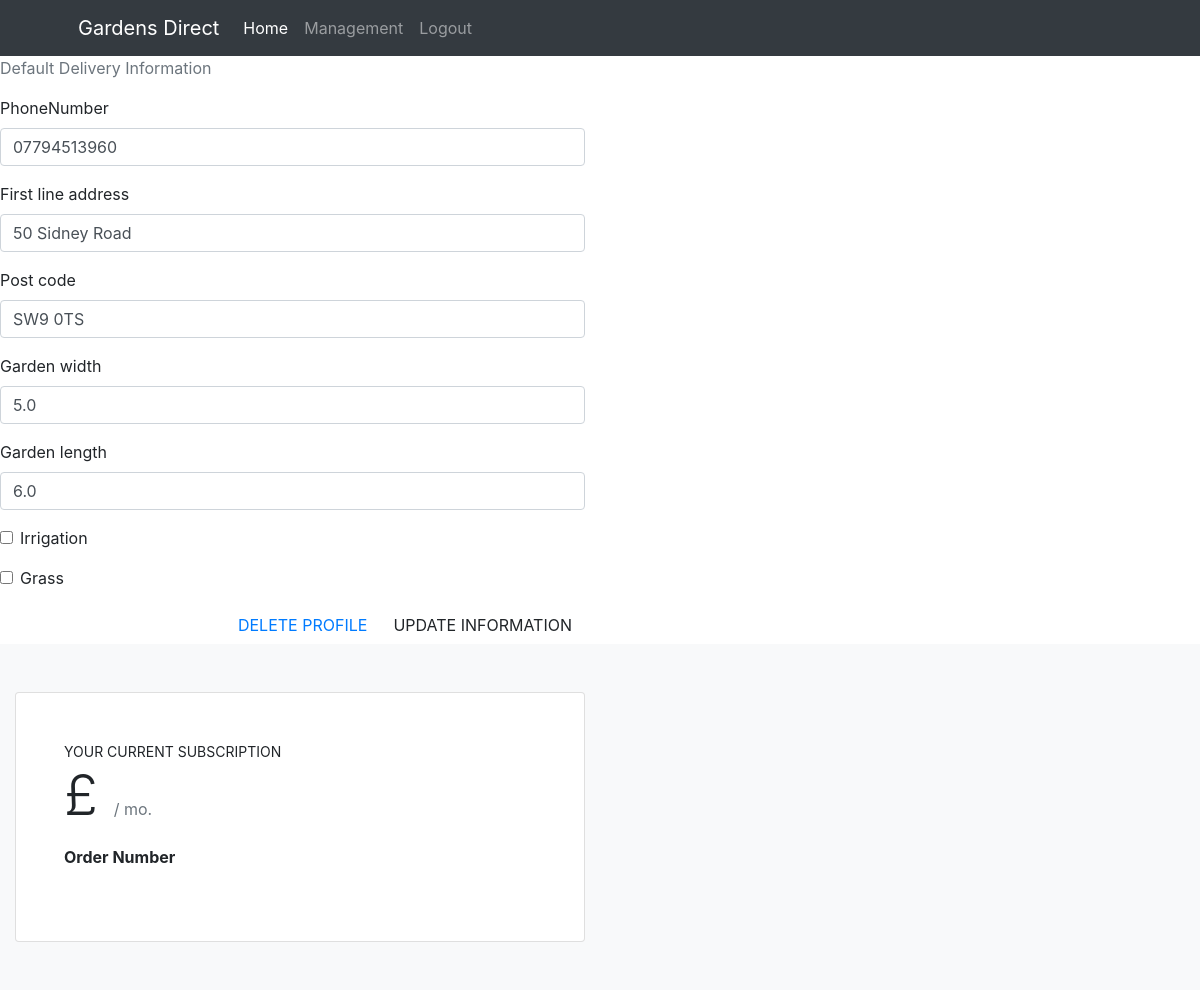
The page /profile/ (signed in) on the database as committed earlier.
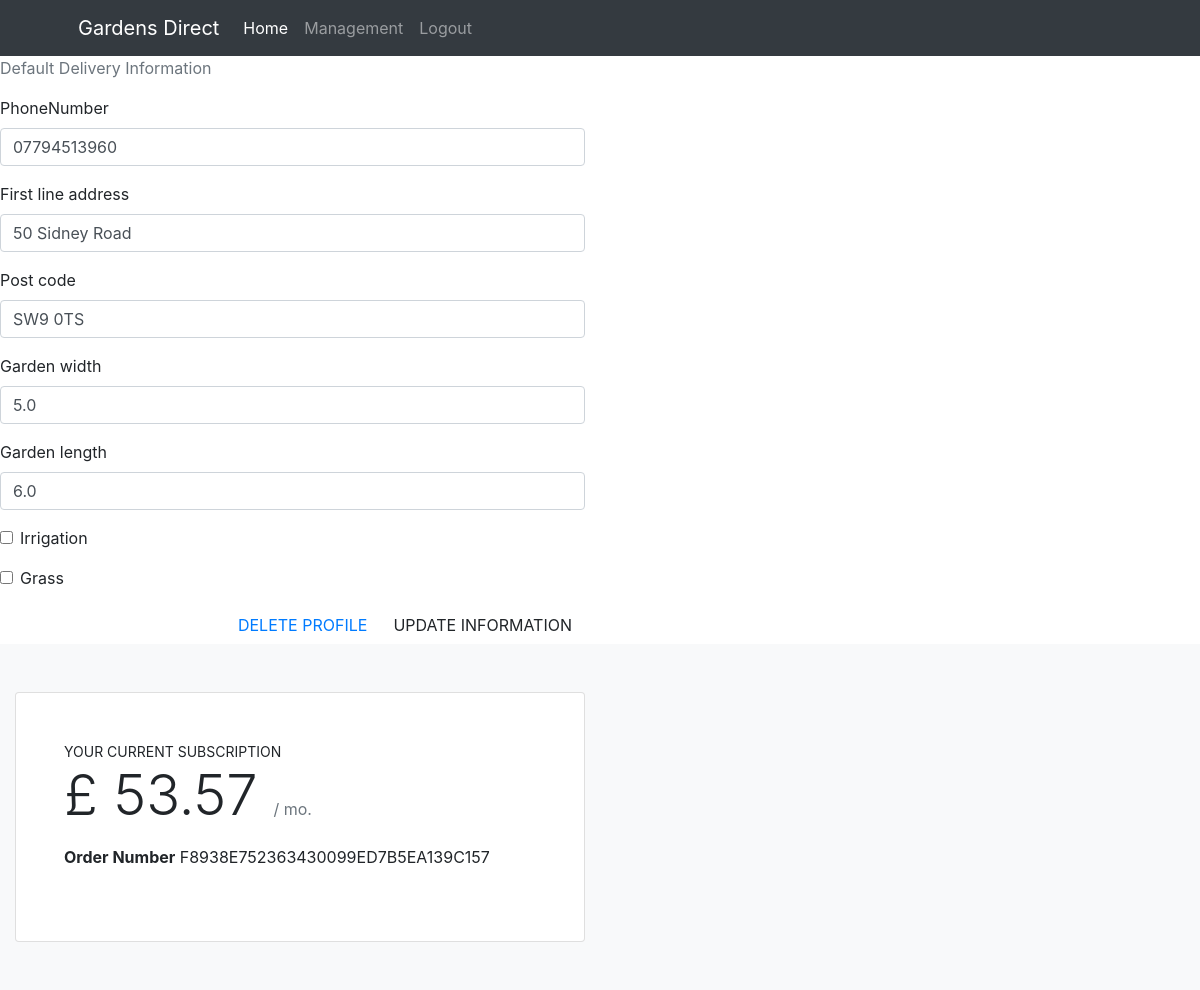
The same page on the database as committed later.
### calculator/models.py (models this page shows, shortened)
class sub_user_details(models.Model):
    subscription_number = models.CharField(max_length=32, null=False, editable= False, unique=True)
    user = models.OneToOneField(User,on_delete=models.CASCADE)
    subscription_cost = models.FloatField(default=0)
    address = models.CharField(max_length=100,)
    paid = models.BooleanField(default=False,)

### profiles/views.py (the view)
# urls.py: path('profile/', include('profiles.urls')),
@login_required
def profile(request):
    profile = get_object_or_404(UserProfile,user=request.user)
    print(profile)
    if request.method=='POST':
        form = UserProfileForm(request.POST,instance=profile)
        if form.is_valid():
            form.save()
            messages.success(request, 'Profile updated successfully')
            return redirect('/')
        else:
            messages.error(request,
                           ('update failed'))
    else:
        form = UserProfileForm(instance=profile)
    if sub_user_details.objects.filter(user__username__contains=profile.user):
        subs = get_object_or_404(sub_user_details,user=request.user)
        load_sub = subs
    else:
        load_sub = 'Your Dont have a purchase yet'
    template = 'profiles/profile.html'
    context = {
        'form':form,
        'load_sub':load_sub
    }
    return render(request,template,context)

### profiles/forms.py
class UserProfileForm(forms.ModelForm):
    class Meta:
        model = UserProfile
        exclude = ('user','quote')
    def __init__(self, *args, **kwargs):
        super().__init__(*args, **kwargs)

### profiles/models.py (called while the page is built)
    def __str__(self):
        return self.user.username

### profiles/templates/profiles/profile.html (shortened to what this page needs)
{% extends "base.html" %}
{% load static %}
{% load crispy_forms_tags %}
{% block content %}
<div class="row">
    <div class="col-12 col-lg-6">
        <p class="text-muted">Default Delivery Information</p>
        <form class="mt-3" action="{% url 'profile' %}" method="POST" id="profile-update-form">
            {{ form|crispy }}
            <button class="btn btn-black rounded-0 text-uppercase float-right">Update Information</button>
        </form>
        <button class="btn btn-black rounded-0 text-uppercase float-right"><a href="{% url 'delete_profile' %}">Delete Profile</a></button>
    </div>
</div>
<section class="bg-light py-5">
    <div class="col-lg-6 order-lg-1">
        <div class="card mb-5 mb-xl-0">
            <div class="card-body p-5">
                <div class="small text-uppercase fw-bold">
                   Your Current Subscription
                </div>
                <div class="mb-3">
                    <span class="display-4 fw-bold">£ {{ load_sub.subscription_cost }}
                    </span>
                    <span class="text-muted">/ mo.</span>
                </div>
                <ul class="list-unstyled mb-4">
                    <li class="mb-2">
                        <strong>Order Number</strong>
                        {{ load_sub.subscription_number }}
                    </li>
                </ul>
            </div>
        </div>
    </div>
{% endblock %}

Rows that differ between the two databases and show on the page:
added sub_user_details: subscription_cost "53.57", subscription_number "F8938E752363430099ED7B5EA139C157"
